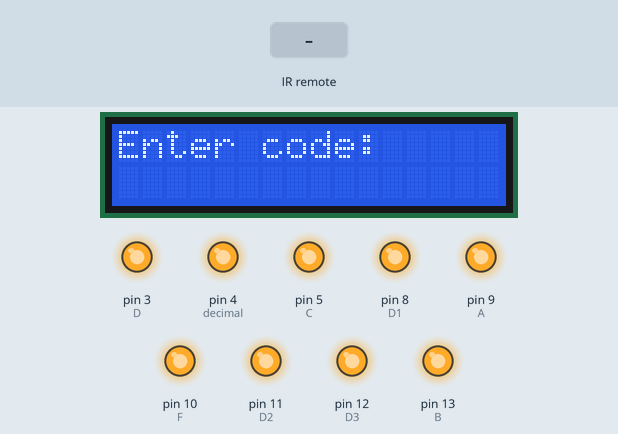
Simulated run of this sketch. Board: Arduino Uno, built with avr-gcc and run on an emulated ATmega328P. Parts: 16×2 character LCD, output pins drawn as LEDs (lit = HIGH). The inputs (shaded band) are chosen by the test bench. Pins used as bus, display or sensor lines are not drawn; what the sketch prints to the serial monitor is not drawn.

Above: at 1.2 s.
1.3 s: infrared code 0xFF30CF received
At 1.8 s:
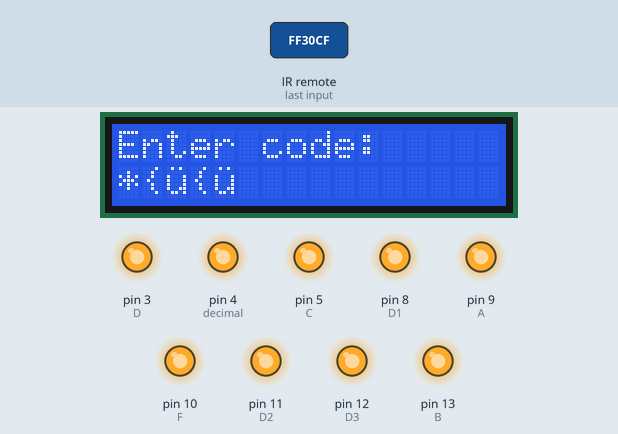
2.8 s: infrared code 0xFF18E7 received
At 4.0 s:
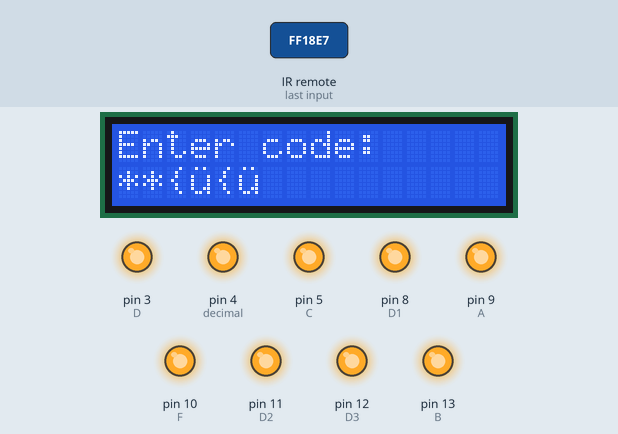
4.3 s: infrared code 0xFF7A85 received
At 5.4 s:
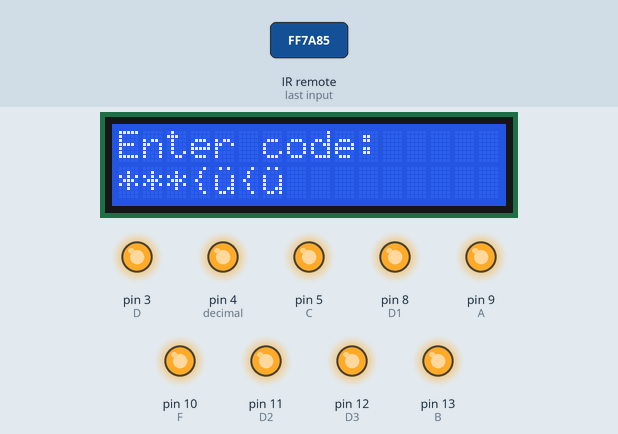
5.8 s: infrared code 0xFF10EF received
At 6.4 s:
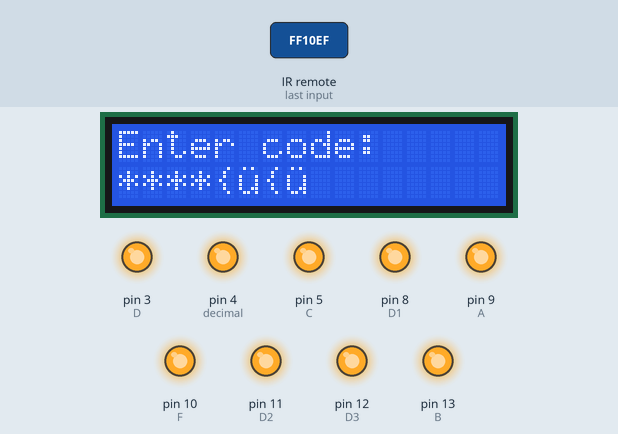
7.3 s: infrared code 0xFF38C7 received
At 7.8 s:
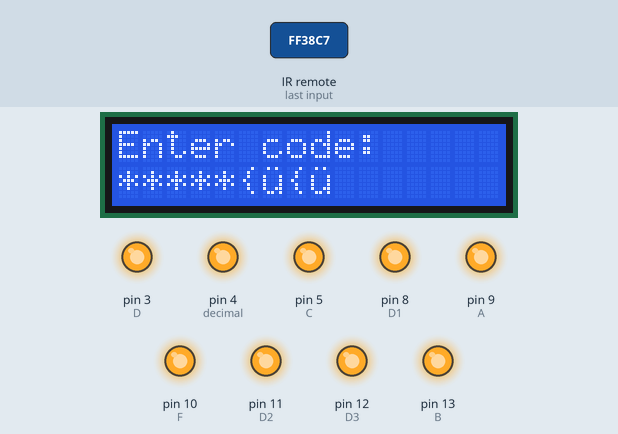
8.8 s: infrared code 0xFF5AA5 received
At 10.1 s:
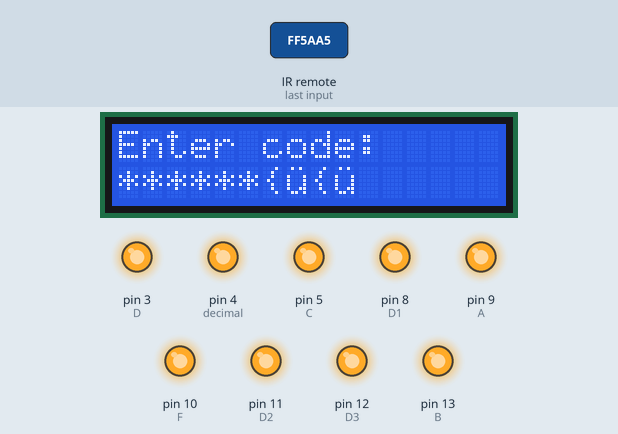
Timing chart, 0 to 11.3 s (numbered marks = the images above; inputs shaded):
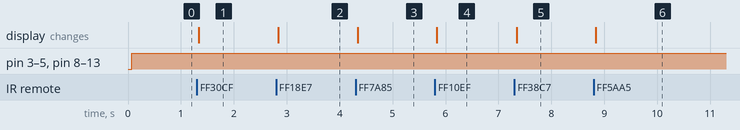

Measured:
- after the input at 1.3 s, the display: changes at once (image 1)
- after the input at 2.8 s, the display: changes at once (image 2)
- after the input at 4.3 s, the display: changes at once (image 3)
- after the input at 5.8 s, the display: changes at once (image 4)
- after the input at 7.3 s, the display: changes at once (image 5)
- after the input at 8.8 s, the display: changes at once (image 6)

The sketch:

C4Stimulation.ino
```cpp
#include <IRremote.h>
#include <Wire.h>
#include <LiquidCrystal_I2C.h>

void success();

class Timer{
  int D1 = 8;
  int A = 9;
  int F = 10;
  int D2 = 11;
  int D3 = 12;
  int B = 13;
  int E = 2;
  int D = 3;
  int decimal = 4;
  int C = 5;
  int G =6;
  int D4 = 7;
  public:
    Timer(){

    }

    void startTiming(){
      pinMode(D1,OUTPUT);
      pinMode(D2,OUTPUT);
      pinMode(D3,OUTPUT);
      pinMode(D4,OUTPUT);
      pinMode(decimal,OUTPUT);
      pinMode(A,OUTPUT);
      pinMode(B,OUTPUT);
      pinMode(C,OUTPUT);
      pinMode(D,OUTPUT);
      //pinMode(E,OUTPUT);
      pinMode(F,OUTPUT);
    }

    void writeAll(){
      digitalWrite(D1,HIGH);
      digitalWrite(D2,HIGH);
      digitalWrite(D3,HIGH);
      digitalWrite(D4,HIGH);
      digitalWrite(decimal,HIGH);
      digitalWrite(A,HIGH);
      digitalWrite(B,HIGH);
      digitalWrite(C,HIGH);
      digitalWrite(D,HIGH);
      digitalWrite(E,HIGH);
      digitalWrite(F,HIGH);
    }
};

LiquidCrystal_I2C lcd(0x3F,16, 2);
int codelength = 6;
int numbers[6];
int compteur = 0;
int code[6] = {0,0,0,0,0,0};
int ledvert = 0;
const char DIN_RECEPTEUR_INFRAROUGE = 2;
IRrecv monRecepteurInfraRouge (DIN_RECEPTEUR_INFRAROUGE);
Timer timer;
decode_results messageRecu;
void setup()
{
 timer.startTiming();
 pinMode(ledvert,OUTPUT);
 digitalWrite(ledvert,LOW);
 lcd.begin();
 lcd.backlight();
 lcd.print("Enter code:");
 Serial.begin(9600);
 monRecepteurInfraRouge.enableIRIn();
 monRecepteurInfraRouge.blink13(true);
}

void loop()
{
  timer.writeAll();
  Serial.println("Ziad");
  Serial.println(monRecepteurInfraRouge.decode(&messageRecu));
  if (monRecepteurInfraRouge.decode(&messageRecu))
  {
    Serial.println(messageRecu.value);
    if(messageRecu.value == 0xFF30CF){
      ecrireLCD(1);
    }else if(messageRecu.value == 0xFF18E7){
      ecrireLCD(2);
    }else if(messageRecu.value == 0xFF7A85){
      ecrireLCD(3);
    }else if(messageRecu.value == 0xFF10EF){
      ecrireLCD(4);
    }else if(messageRecu.value == 0xFF38C7){
      ecrireLCD(5);
    }else if(messageRecu.value == 0xFF5AA5){
      ecrireLCD(6);
    }else if(messageRecu.value == 0xFF42BD){
      ecrireLCD(7);
    }else if(messageRecu.value == 0xFF4AB5){
      ecrireLCD(8);
    }else if(messageRecu.value == 0xFF52AD){
      ecrireLCD(9);
    }else if(messageRecu.value == 0xFF6897){
      ecrireLCD(0);
    }else if(messageRecu.value == 0xFFA25D){
      if(compteur != 0){
            numbers[compteur] = 0;
            compteur--;
            lcd.clear();
            lcd.backlight();
            lcd.setCursor(0,0);
            lcd.print("Enter code:");
            lcd.setCursor(0,1);
            char c[compteur];
            for(int i = 0;i<compteur;i++){
              c[i] = '*';
            }
            lcd.print(c);
      }
    }
    Serial.println(messageRecu.value,HEX);
    delay(500);
    monRecepteurInfraRouge.resume();
  }
  delay(1);
}
void success(){
  int boo = 1;
  for(int i = 0;i<6;i++){
    if(numbers[i] != code[i]){
      boo = 0;
    }
  }
  if(boo == 1){
      digitalWrite(ledvert,LOW);
  }
}


void ecrireLCD(int number){
   if(compteur != 6){
    numbers[compteur] = number;
    compteur++;
    lcd.clear();
    lcd.backlight();
    lcd.setCursor(0,0);
    lcd.print("Enter code:");
    lcd.setCursor(0,1);
    char c[compteur];
    for(int i = 0;i<compteur;i++){
      c[i] = '*';
    }
    lcd.print(c);
   }else{
      success();
   }
}
```
